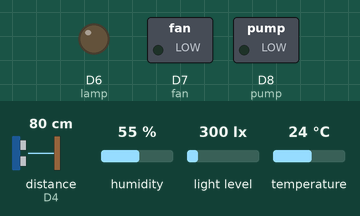
Simulated run of this sketch. Board: ESP8266 (NodeMCU). On the bench: switched loads named in the sketch (green lamp = pin HIGH), output pins drawn as LEDs (lit = HIGH). The inputs (shaded band) are chosen by the test bench; at power-on: temperature 24 °C, light level 300 lx, distance to the obstacle (sensor on D4) 80 cm, humidity 55 %. The echo pulse lasts 58.3 µs per cm; WiFi joins after 1.5 s; servers stay silent unless stated.

Above: at 3.0 s.
3.1 s: temperature set to 22 °C
At 5.6 s:
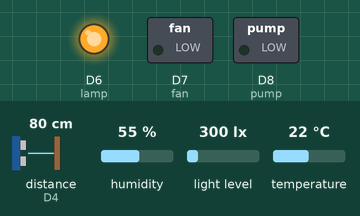
8.3 s: temperature set to 33 °C
At 11.1 s:
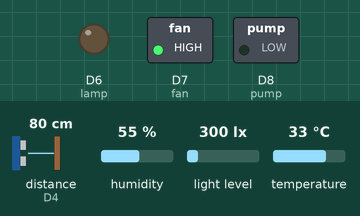
11.4 s: light level set to 108 lx
13.0 s: light level set to 90 lx
18.3 s: light level set to 500 lx
19.8 s: temperature set to 29 °C
21.3 s: temperature set to 26 °C
At 22.7 s:
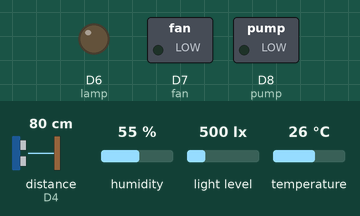
Timing chart, 0 to 24.3 s (numbered marks = the images above; inputs shaded):
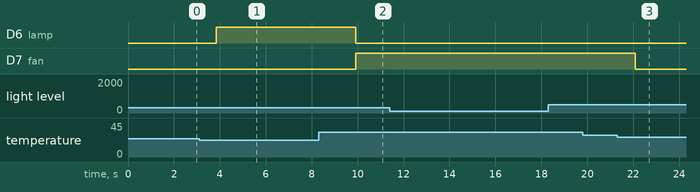

The sketch:

ujicoba_program2.ino
```cpp
#define BLYNK_PRINT Serial
#define BLYNK_TEMPLATE_ID "TMPLwxpVEKlU"
#define BLYNK_DEVICE_NAME "perawatan cabai cabai"
#define BLYNK_AUTH_TOKEN "4hTW_Wk1YYGI4UWhC5QMJTKxIZ27Izm_"
char auth[] = "4hTW_Wk1YYGI4UWhC5QMJTKxIZ27Izm_";
char ssid[] = "hidden";
char pass[] = "22222222";
//======= Library=============//

#include <ESP8266WiFi.h>
#include <BlynkSimpleEsp8266.h>
#include <DHT.h>
#include <Wire.h>         // adds I2C library
#include <BH1750.h>       // adds BH1750 library file
#include <HCSR04.h>
//=====================================================//
//======Variabel temporary utk menampung data===========//
#define DHTPIN 14                        //DHHTPIN D5
#define DHTTYPE DHT11                    //TIPE DHT
DHT dht(DHTPIN, DHTTYPE);
WidgetLCD lcd(V0);                       //WidgetLCD temperature dan humidity
WidgetLCD lcd2(V8);                       //WidgetLCD LIGHT dan Volume air
BH1750 lightMeter;
int lamp = 12;                            //PENDEKLARASIAN PIN UNTUK LAMPU D6
int fan = 13;                             //PENDEKLARASIAN PIN UNTUK fan D7
int pump = 15;                            //PENDEKLARASIAN PIN UNTUK pompa D8
#define trig D3
#define echo D4
HCSR04 hc(trig,echo);
BlynkTimer timer;

void setup() {
  Serial.begin(9600);
  Blynk.begin(auth,ssid,pass);
  Wire.begin(D1, D2);
  // Initialize the I2C bus (BH1750 library doesn't do this automatically). On esp8266 devices you can select SCL and SDA pins using Wire.begin(D4, D3;
  lightMeter.begin();
  pinMode(lamp,OUTPUT); //OIN MODE
  pinMode(fan,OUTPUT); //OIN MODE
  pinMode(pump,OUTPUT); //OIN MODE
//  digitalWrite(lamp,HIGH);//TEMPAT UNTUK MENSET KONDISI AWAL DARI KONDISI AWAL
  dht.begin();
  lcd.clear();
  lcd2.clear();
//  timer.setInterval(1000L, sendSensor);
   timer.setInterval(1000L, ultrasonik);
   timer.setInterval(1000L, loop);
   timer.setInterval(1000L, cahaya);
}

void loop() {
  //HASIL DETEKSI DARI SENSOR KE SERIAL MONITOR
  /*  Serial.print("Humidity   : ");
    Serial.print(h);
    Serial.print(" % ");
    Serial.print("Temperature: ");
    Serial.print(t);
    Serial.println(" *C");

    Serial.print("Light Meter: ");
    Serial.print(lux);
    Serial.println(" lx");
    Serial.print("Volume: ");
    Serial.print(c);
    Serial.println(" ML");
  */
  int h = dht.readHumidity();          //FUNGSI DARI LIBRARY DHT VARIABLE H
  int t = dht.readTemperature();
  if (t == 0) {
    Serial.println("Failed to read from DHT sensor!");
    return;
  }
  else if (t < 24){
    digitalWrite(fan,LOW);
    digitalWrite(lamp,HIGH);
  }
  else if (t > 28) {
    digitalWrite(fan,HIGH);
    digitalWrite(lamp,LOW);
  }
  else if (t>24 && t <28) {
    digitalWrite(fan,LOW);
    digitalWrite(lamp,LOW);
  }
  lcd.print(0,0, "Temp     :");
  lcd.print(11,0,t);

  lcd.print(0,1, "Humidity :");
  lcd.print(11,1,h);

  Blynk.virtualWrite(V1, t);  // select virtual pin (v7) in blynk app
  Blynk.virtualWrite(V2, t);  // select virtual pin (v7) in blynk app
  Blynk.run();
  timer.run();
  //VIRTUAL PORT
  Blynk.virtualWrite(V0, t);
//  Blynk.virtualWrite(V1, t);
  Blynk.virtualWrite(V0, h);
//  Blynk.virtualWrite(V2, h);
//  Blynk.virtualWrite(V3, lux);
  Blynk.virtualWrite(V4, lamp);
  Blynk.virtualWrite(V5, fan);
  Blynk.virtualWrite(V6, pump);
//  Blynk.virtualWrite(V7, c);  // select virtual pin (v7) in blynk app
  Blynk.virtualWrite(V8, cahaya);
  Blynk.virtualWrite(V8, ultrasonik);
}
void ultrasonik()
{
  int c = hc.dist();                      //FUNGSI DARI LIBRARY HC-SR04
  if ( c == 0 ) {
    Serial.println("Failed to read from ultrasonik sensor!");
    return;
  }

  lcd2.print(0,1, "Volume :");
  lcd2.print(11,1,c);
  Blynk.virtualWrite(V7, c);  // select virtual pin (v7) in blynk app
}

void cahaya()
{
  float lux = lightMeter.readLightLevel(); //FUNGSI DARI LIBRARY BH 1750
  if ( lux == 0 ) {
    Serial.println("Failed to read from cahaya sensor!");
    return;
  }
  else if (lux < 100){
    digitalWrite(lamp,HIGH);
  }
  else {
    digitalWrite(lamp,LOW);
  }
  lcd2.print(0,0, "Light :");
  lcd2.print(8,0,lux);
  Blynk.virtualWrite(V3, lux);  // select virtual pin (v7) in blynk app
}
```

Measured:
- the behaviour switches between 24 and 23 °C on temperature (found by bisection; images 0 and 1)
- the behaviour switches between 28 and 27 °C on temperature (found by bisection; images 2 and 3)
- after the input at 3.1 s, D6 (lamp): LOW → HIGH after 0.75 s
- after the input at 8.3 s, D6 (lamp): HIGH → LOW after 1.6 s; D7 (fan): LOW → HIGH after 1.6 s
- after the input at 11.4 s, every drawn part: stays the same
- after the input at 18.3 s, every drawn part: stays the same
- after the input at 19.8 s, every drawn part: stays the same
- after the input at 21.3 s, D7 (fan): HIGH → LOW after 0.78 s
